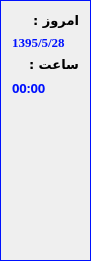
   <widget class="QFrame" name="frame_4">
    <property name="geometry">
     <rect>
      <x>10</x>
      <y>68</y>
      <width>91</width>
      <height>261</height>
     </rect>
    </property>
    <property name="styleSheet">
     <string notr="true">color: rgb(0, 17, 255);</string>
    </property>
    <property name="frameShape">
     <enum>QFrame::Panel</enum>
    </property>
    <property name="frameShadow">
     <enum>QFrame::Plain</enum>
    </property>
    <layout class="QGridLayout" name="gridLayout">
     <item row="1" column="0">
      <widget class="QLabel" name="lbl_date">
       <property name="font">
        <font>
         <family>Times New Roman</family>
         <pointsize>10</pointsize>
         <weight>75</weight>
         <bold>true</bold>
        </font>
       </property>
       <property name="text">
        <string>1395/5/28</string>
       </property>
      </widget>
     </item>
     <item row="2" column="0">
      <widget class="QLabel" name="label_18">
       <property name="font">
        <font>
         <family>B Titr</family>
         <pointsize>10</pointsize>
         <weight>75</weight>
         <bold>true</bold>
        </font>
       </property>
       <property name="styleSheet">
        <string notr="true">color: rgb(0,0,0) ;</string>
       </property>
       <property name="text">
        <string>ساعت :</string>
       </property>
      </widget>
     </item>
     <item row="5" column="0">
      <spacer name="verticalSpacer">
       <property name="orientation">
        <enum>Qt::Vertical</enum>
       </property>
       <property name="sizeHint" stdset="0">
        <size>
         <width>20</width>
         <height>40</height>
        </size>
       </property>
      </spacer>
     </item>
     <item row="0" column="0">
      <widget class="QLabel" name="label_17">
       <property name="font">
        <font>
         <family>B Titr</family>
         <pointsize>10</pointsize>
         <weight>75</weight>
         <bold>true</bold>
        </font>
       </property>
       <property name="styleSheet">
        <string notr="true">color: rgb(0,0,0) ;</string>
       </property>
       <property name="text">
        <string>امروز : </string>
       </property>
      </widget>
     </item>
     <item row="3" column="0">
      <widget class="QLabel" name="lbl_time">
       <property name="font">
        <font>
         <family>B Titr</family>
         <pointsize>10</pointsize>
         <weight>75</weight>
         <bold>true</bold>
        </font>
       </property>
       <property name="text">
        <string>00:00</string>
       </property>
      </widget>
     </item>
    </layout>
   </widget>
